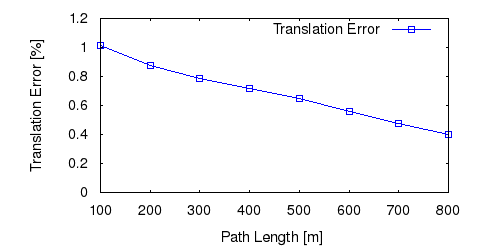

Source code (gnuplot):
set term postscript eps enhanced color
set output "11_tl.eps"
set size ratio 0.5
set yrange [0:*]
set xlabel "Path Length [m]"
set ylabel "Translation Error [%]"
plot "11_tl.txt" using 1:($2*100) title 'Translation Error' lc rgb "#0000FF" pt 4 w linespoints
